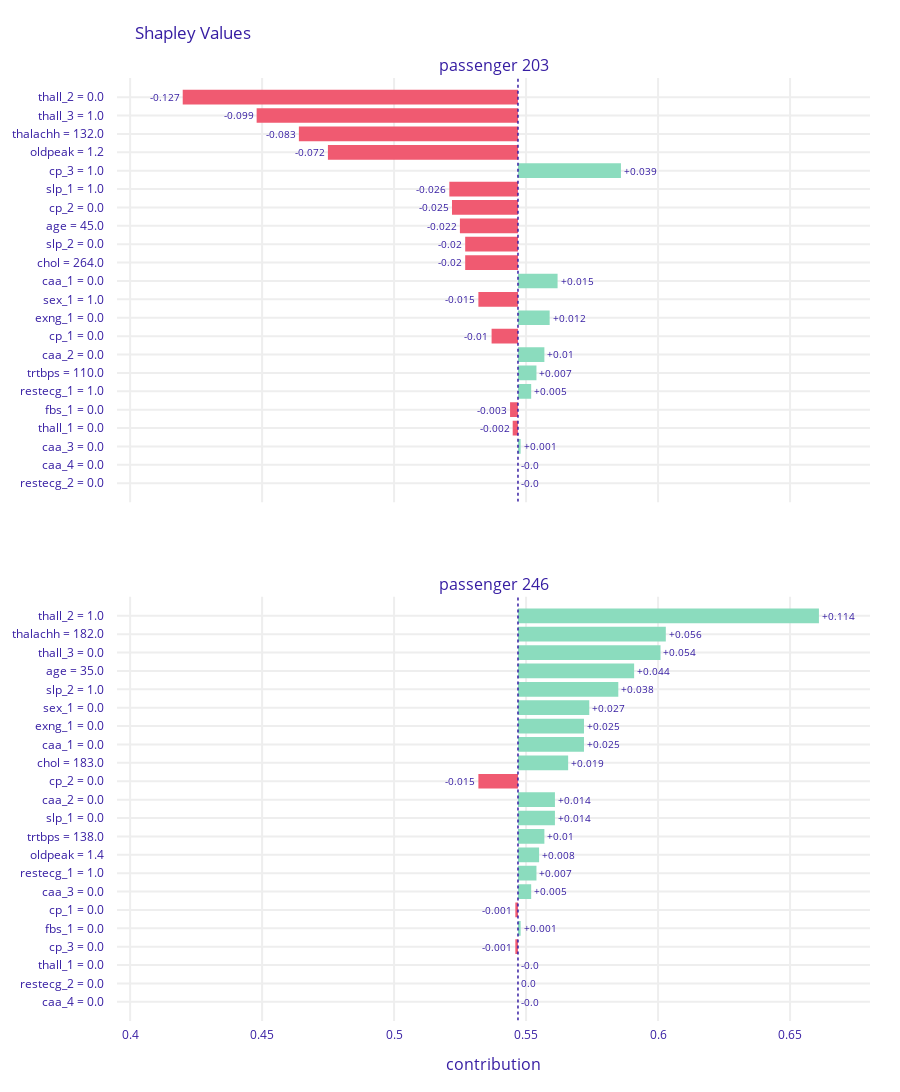

The cell this chart's notebook holds for it:
### Code cell
plot_both(sample_ids)

### Figure 1 — Plotly figure (JSON) as saved in the notebook; plotly's stock layout.template omitted (floating-point values rounded to 4 significant figures)
{"data": [{"base": 0.5469, "hoverinfo": "text", "hoverlabel": {"bgcolor": "rgba(0,0,0,0.8)"}, "hovertext": ["Average response: 0.547<br>Prediction: 0.11<br>thall_2 = 0.0<br>decreases average response <br>by 0.127", "Average response: 0.547<br>Prediction: 0.11<br>thall_3 = 1.0<br>decreases average response <br>by 0.099", "Average response: 0.547<br>Prediction: 0.11<br>thalachh = 132.0<br>decreases average response <br>by 0.083", "Average response: 0.547<br>Prediction: 0.11<br>oldpeak = 1.2<br>decreases average response <br>by 0.072", "Average response: 0.547<br>Prediction: 0.11<br>cp_3 = 1.0<br>increases average response <br>by 0.039", "Average response: 0.547<br>Prediction: 0.11<br>slp_1 = 1.0<br>decreases average response <br>by 0.026", "Average response: 0.547<br>Prediction: 0.11<br>cp_2 = 0.0<br>decreases average response <br>by 0.025", "Average response: 0.547<br>Prediction: 0.11<br>age = 45.0<br>decreases average response <br>by 0.022", "Average response: 0.547<br>Prediction: 0.11<br>slp_2 = 0.0<br>decreases average response <br>by 0.02", "Average response: 0.547<br>Prediction: 0.11<br>chol = 264.0<br>decreases average response <br>by 0.02", "Average response: 0.547<br>Prediction: 0.11<br>caa_1 = 0.0<br>increases average response <br>by 0.015", "Average response: 0.547<br>Prediction: 0.11<br>sex_1 = 1.0<br>decreases average response <br>by 0.015", "Average response: 0.547<br>Prediction: 0.11<br>exng_1 = 0.0<br>increases average response <br>by 0.012", "Average response: 0.547<br>Prediction: 0.11<br>cp_1 = 0.0<br>decreases average response <br>by 0.01", "Average response: 0.547<br>Prediction: 0.11<br>caa_2 = 0.0<br>increases average response <br>by 0.01", "Average response: 0.547<br>Prediction: 0.11<br>trtbps = 110.0<br>increases average response <br>by 0.007", "Average response: 0.547<br>Prediction: 0.11<br>restecg_1 = 1.0<br>increases average response <br>by 0.005", "Average response: 0.547<br>Prediction: 0.11<br>fbs_1 = 0.0<br>decreases average response <br>by 0.003", "Average response: 0.547<br>Prediction: 0.11<br>thall_1 = 0.0<br>decreases average response <br>by 0.002", "Average response: 0.547<br>Prediction: 0.11<br>caa_3 = 0.0<br>increases average response <br>by 0.001", "Average response: 0.547<br>Prediction: 0.11<br>caa_4 = 0.0<br>decreases average response <br>by 0.0", "Average response: 0.547<br>Prediction: 0.11<br>restecg_2 = 0.0<br>decreases average response <br>by 0.0"], "marker": {"color": ["#f05a71", "#f05a71", "#f05a71", "#f05a71", "#8bdcbe", "#f05a71", "#f05a71", "#f05a71", "#f05a71", "#f05a71", "#8bdcbe", "#f05a71", "#8bdcbe", "#f05a71", "#8bdcbe", "#8bdcbe", "#8bdcbe", "#f05a71", "#f05a71", "#8bdcbe", "#f05a71", "#f05a71"]}, "orientation": "h", "showlegend": false, "text": ["-0.127", "-0.099", "-0.083", "-0.072", "+0.039", "-0.026", "-0.025", "-0.022", "-0.02", "-0.02", "+0.015", "-0.015", "+0.012", "-0.01", "+0.01", "+0.007", "+0.005", "-0.003", "-0.002", "+0.001", "-0.0", "-0.0"], "textposition": "outside", "type": "bar", "x": [-0.127, -0.099, -0.083, -0.072, 0.039, -0.026, -0.025, -0.022, -0.02, -0.02, 0.015, -0.015, 0.012, -0.01, 0.01, 0.007, 0.005, -0.003, -0.002, 0.001, 0, 0], "xaxis": "x", "y": ["thall_2 = 0.0", "thall_3 = 1.0", "thalachh = 132.0", "oldpeak = 1.2", "cp_3 = 1.0", "slp_1 = 1.0", "cp_2 = 0.0", "age = 45.0", "slp_2 = 0.0", "chol = 264.0", "caa_1 = 0.0", "sex_1 = 1.0", "exng_1 = 0.0", "cp_1 = 0.0", "caa_2 = 0.0", "trtbps = 110.0", "restecg_1 = 1.0", "fbs_1 = 0.0", "thall_1 = 0.0", "caa_3 = 0.0", "caa_4 = 0.0", "restecg_2 = 0.0"], "yaxis": "y"}, {"base": 0.5469, "hoverinfo": "text", "hoverlabel": {"bgcolor": "rgba(0,0,0,0.8)"}, "hovertext": ["Average response: 0.547<br>Prediction: 0.99<br>thall_2 = 1.0<br>increases average response <br>by 0.114", "Average response: 0.547<br>Prediction: 0.99<br>thalachh = 182.0<br>increases average response <br>by 0.056", "Average response: 0.547<br>Prediction: 0.99<br>thall_3 = 0.0<br>increases average response <br>by 0.054", "Average response: 0.547<br>Prediction: 0.99<br>age = 35.0<br>increases average response <br>by 0.044", "Average response: 0.547<br>Prediction: 0.99<br>slp_2 = 1.0<br>increases average response <br>by 0.038", "Average response: 0.547<br>Prediction: 0.99<br>sex_1 = 0.0<br>increases average response <br>by 0.027", "Average response: 0.547<br>Prediction: 0.99<br>exng_1 = 0.0<br>increases average response <br>by 0.025", "Average response: 0.547<br>Prediction: 0.99<br>caa_1 = 0.0<br>increases average response <br>by 0.025", "Average response: 0.547<br>Prediction: 0.99<br>chol = 183.0<br>increases average response <br>by 0.019", "Average response: 0.547<br>Prediction: 0.99<br>cp_2 = 0.0<br>decreases average response <br>by 0.015", "Average response: 0.547<br>Prediction: 0.99<br>caa_2 = 0.0<br>increases average response <br>by 0.014", "Average response: 0.547<br>Prediction: 0.99<br>slp_1 = 0.0<br>increases average response <br>by 0.014", "Average response: 0.547<br>Prediction: 0.99<br>trtbps = 138.0<br>increases average response <br>by 0.01", "Average response: 0.547<br>Prediction: 0.99<br>oldpeak = 1.4<br>increases average response <br>by 0.008", "Average response: 0.547<br>Prediction: 0.99<br>restecg_1 = 1.0<br>increases average response <br>by 0.007", "Average response: 0.547<br>Prediction: 0.99<br>caa_3 = 0.0<br>increases average response <br>by 0.005", "Average response: 0.547<br>Prediction: 0.99<br>cp_1 = 0.0<br>decreases average response <br>by 0.001", "Average response: 0.547<br>Prediction: 0.99<br>fbs_1 = 0.0<br>increases average response <br>by 0.001", "Average response: 0.547<br>Prediction: 0.99<br>cp_3 = 0.0<br>decreases average response <br>by 0.001", "Average response: 0.547<br>Prediction: 0.99<br>thall_1 = 0.0<br>decreases average response <br>by 0.0", "Average response: 0.547<br>Prediction: 0.99<br>restecg_2 = 0.0<br>decreases average response <br>by 0.0", "Average response: 0.547<br>Prediction: 0.99<br>caa_4 = 0.0<br>decreases average response <br>by 0.0"], "marker": {"color": ["#8bdcbe", "#8bdcbe", "#8bdcbe", "#8bdcbe", "#8bdcbe", "#8bdcbe", "#8bdcbe", "#8bdcbe", "#8bdcbe", "#f05a71", "#8bdcbe", "#8bdcbe", "#8bdcbe", "#8bdcbe", "#8bdcbe", "#8bdcbe", "#f05a71", "#8bdcbe", "#f05a71", "#f05a71", "#8bdcbe", "#f05a71"]}, "orientation": "h", "showlegend": false, "text": ["+0.114", "+0.056", "+0.054", "+0.044", "+0.038", "+0.027", "+0.025", "+0.025", "+0.019", "-0.015", "+0.014", "+0.014", "+0.01", "+0.008", "+0.007", "+0.005", "-0.001", "+0.001", "-0.001", "-0.0", "0.0", "-0.0"], "textposition": "outside", "type": "bar", "x": [0.114, 0.056, 0.054, 0.044, 0.038, 0.027, 0.025, 0.025, 0.019, -0.015, 0.014, 0.014, 0.01, 0.008, 0.007, 0.005, -0.001, 0.001, -0.001, 0, 0, 0], "xaxis": "x2", "y": ["thall_2 = 1.0", "thalachh = 182.0", "thall_3 = 0.0", "age = 35.0", "slp_2 = 1.0", "sex_1 = 0.0", "exng_1 = 0.0", "caa_1 = 0.0", "chol = 183.0", "cp_2 = 0.0", "caa_2 = 0.0", "slp_1 = 0.0", "trtbps = 138.0", "oldpeak = 1.4", "restecg_1 = 1.0", "caa_3 = 0.0", "cp_1 = 0.0", "fbs_1 = 0.0", "cp_3 = 0.0", "thall_1 = 0.0", "restecg_2 = 0.0", "caa_4 = 0.0"], "yaxis": "y2"}], "layout": {"annotations": [{"font": {"size": 16}, "showarrow": false, "text": "passenger 203", "x": 0.5, "xanchor": "center", "xref": "paper", "y": 1, "yanchor": "bottom", "yref": "paper"}, {"font": {"size": 16}, "showarrow": false, "text": "passenger 246", "x": 0.5, "xanchor": "center", "xref": "paper", "y": 0.45, "yanchor": "bottom", "yref": "paper"}, {"font": {"size": 16}, "showarrow": false, "text": "contribution", "x": 0.5, "xanchor": "center", "xref": "paper", "y": 0, "yanchor": "top", "yref": "paper", "yshift": -30}], "font": {"color": "#371ea3"}, "height": 1107, "margin": {"b": 71, "r": 30, "t": 78}, "shapes": [{"line": {"color": "#371ea3", "dash": "dot", "width": 1.5}, "type": "line", "x0": 0.5469, "x1": 0.5469, "xref": "x", "y0": -1, "y1": 22, "yref": "y"}, {"line": {"color": "#371ea3", "dash": "dot", "width": 1.5}, "type": "line", "x0": 0.5469, "x1": 0.5469, "xref": "x2", "y0": -1, "y1": 22, "yref": "y2"}], "title": {"text": "Shapley Values", "x": 0.15}, "xaxis": {"anchor": "y", "automargin": true, "domain": [0, 1], "fixedrange": true, "gridwidth": 2, "matches": "x2", "range": [0.395, 0.6803], "showticklabels": false, "tickcolor": "white", "ticklen": 3, "ticks": "outside", "type": "linear", "zeroline": false}, "xaxis2": {"anchor": "y2", "automargin": true, "domain": [0, 1], "fixedrange": true, "gridwidth": 2, "range": [0.395, 0.6803], "tickcolor": "white", "ticklen": 3, "ticks": "outside", "type": "linear", "zeroline": false}, "yaxis": {"anchor": "x", "automargin": true, "autorange": "reversed", "domain": [0.55, 1], "fixedrange": true, "gridwidth": 2, "tickcolor": "white", "ticklen": 10, "ticks": "outside", "type": "category"}, "yaxis2": {"anchor": "x2", "automargin": true, "autorange": "reversed", "domain": [0, 0.45], "fixedrange": true, "gridwidth": 2, "tickcolor": "white", "ticklen": 10, "ticks": "outside", "type": "category"}}}
